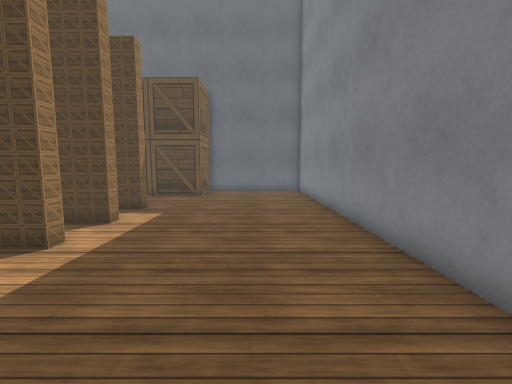
view 1 (above)

16 first-person views from a walk through a robot-simulator world made for Webots. The camera is 0.35 m above the floor, tilts 6° down and sees 90° across. The floor is counted in squares, 0.2 m on a side. Each view is taken from the middle of a square. On the plan, view 1 faces up. The plan holds only what a view shows up to about 14 squares ahead; the rest is blank. The robots in the file are not drawn. Simple shapes and patterns stand in for the simulator's stock objects.

view 2
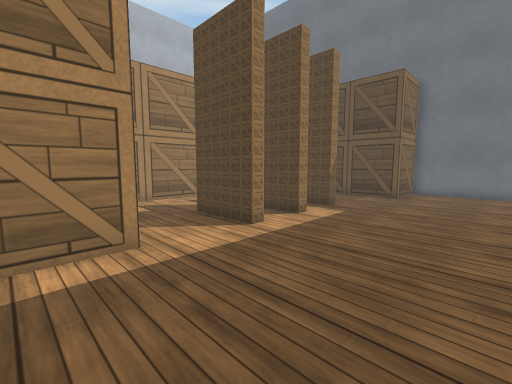

view 3
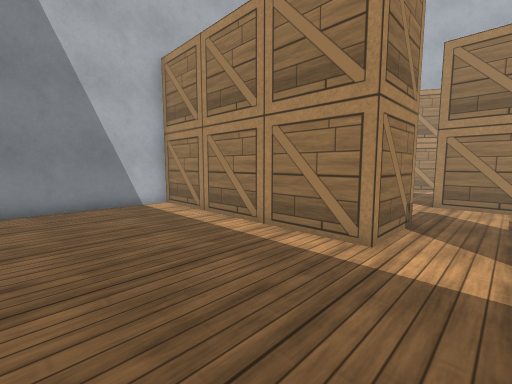

view 4
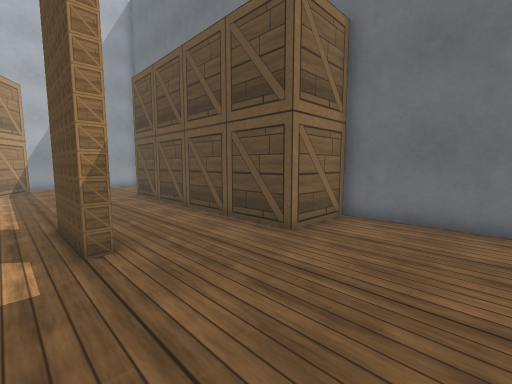

view 5
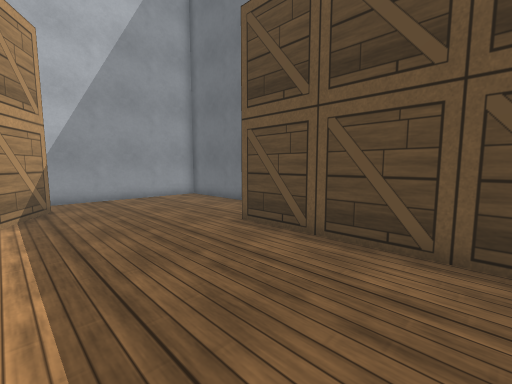

view 6
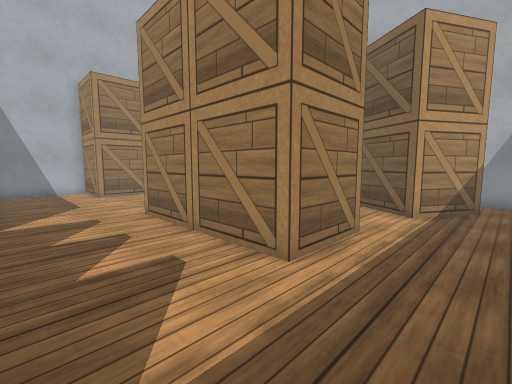

view 7
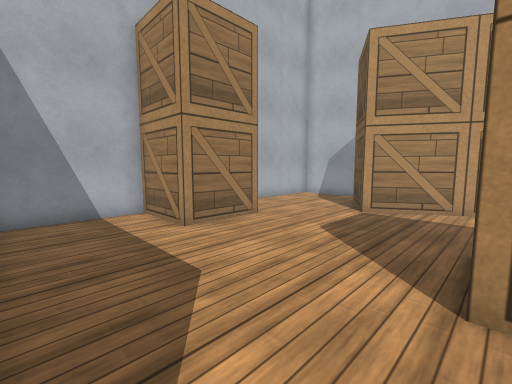

view 8
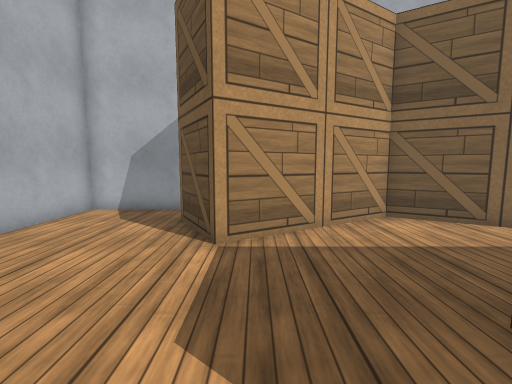

view 9
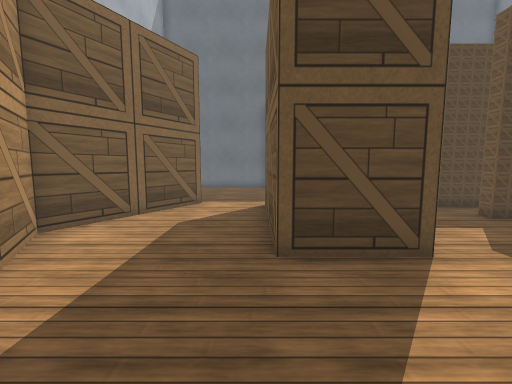

view 10
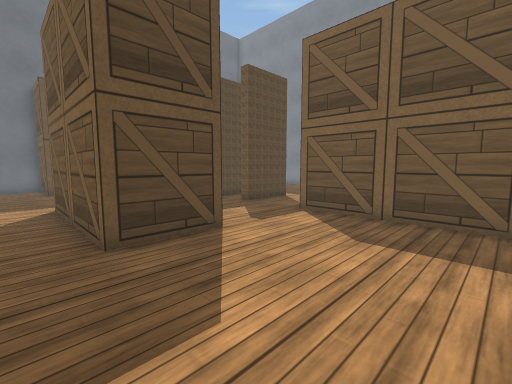

view 11
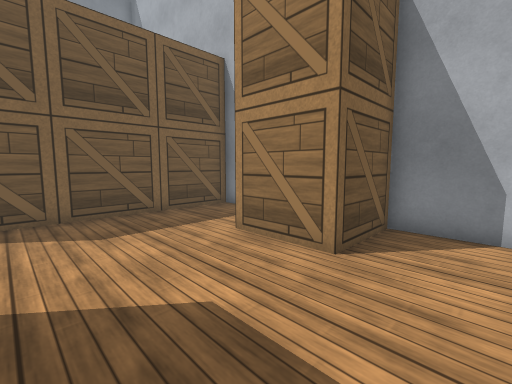

view 12
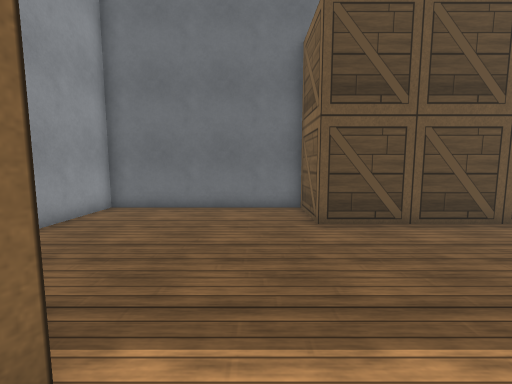

view 13
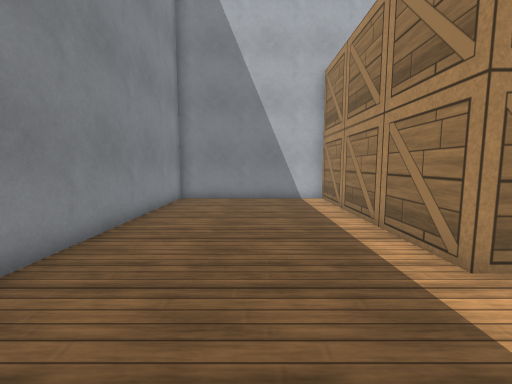

view 14
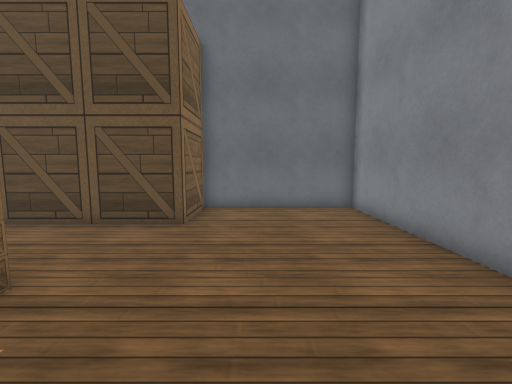

view 15
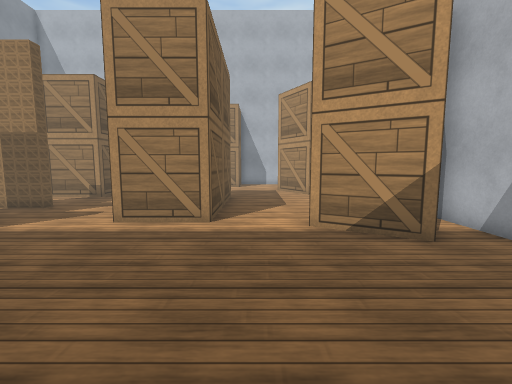

view 16
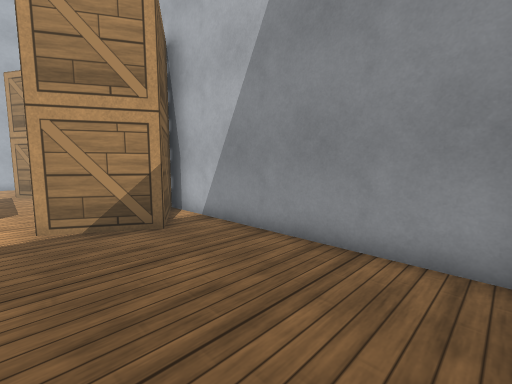

### Floor plan
Key: @ floor where view 1 was taken; # wall or solid block; . floor; B wooden box.
Columns run from 22 left of view 1 to 3 right of it. Each row starts with its distance up from view 1.
 18 #########          #######
 17 #.......B          B.....#
 16 #.......B          B.....#
 15 #.......BBBBBBBBBBBB.....#
 14 #........................#
 13 #........................#
 12 #........................#
 11 #........................#
 10 #.B............BBB.......#
  9 #B BB....................#
  8 #B  B...BBB....BBB.......#
  7 B  B....B B..............#
  6   BB....B B....BBB.......#
  5   B.....B B....BBB.......#
  4   B.....B B..............#
  3  B......B B..............#
  2   B.....BBB....BBB.......#
  1    B...........B B.......#
  0    B...........B B....@..#
 -1     B..........B B.......#
 -2    BB..........B B.......#
 -3   BB...........B B.......#
 -4 #..............B B.......#
 -5 #.......BBB....B B.......#
 -6 #.......B B....B B.......#
 -7 #.......B B....B B.......#
 -8 ########  #####B #########

Positions as (right, up) in squares from view 1, and headings:
1: (0, 0), facing up
2: (1, 0), facing up-left
3: (1, 4), facing down-left
4: (1, 9), facing up-left
5: (-8, 9), facing up-left
6: (-8, 11), facing down-left
7: (-8, 2), facing down-left
8: (-12, -1), facing left
9: (-15, -3), facing up
10: (-16, -4), facing up-right
11: (-17, 0), facing down-right
12: (-16, 7), facing up
13: (-1, 6), facing down
14: (-1, 7), facing up
15: (-16, 16), facing down
16: (-17, 17), facing down-left
